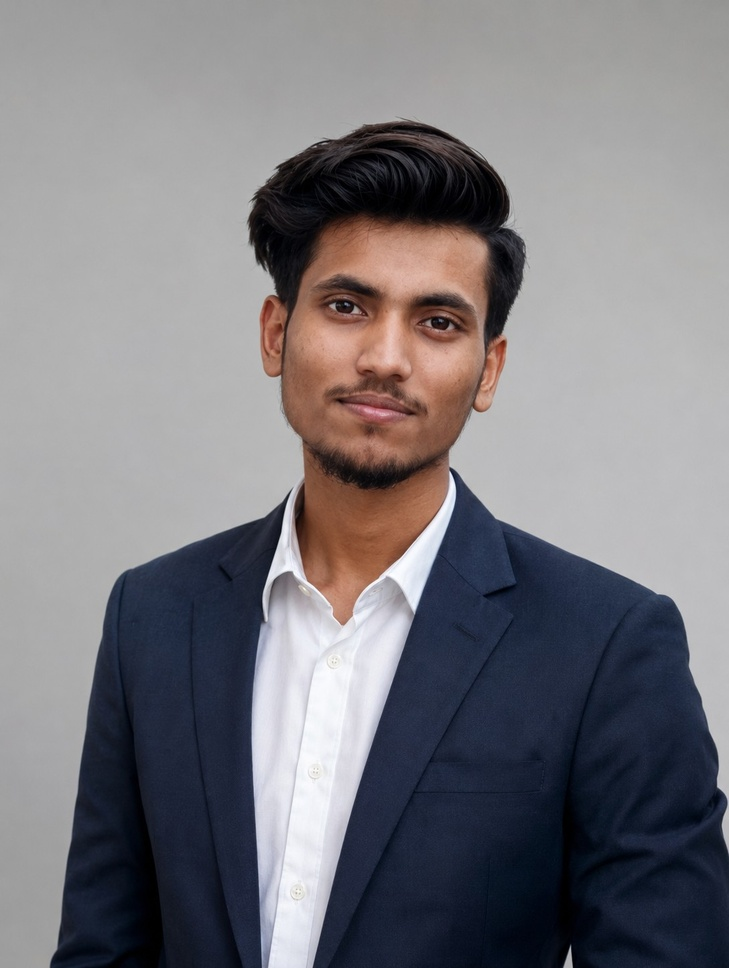
#> input picture 12_DFT/input.jpg, 729 x 968 px, shrunk from 1088 x 1445 before the run
$ python program.py
#> lines starting #> are read from the running program, lines starting #| are printed output that depends on the picture
import cv2
import numpy as np

img = cv2.imread("input.jpg")
#> img is the input picture: shape (968, 729, 3); mean B, G, R 125.5, 120.8, 122.7

gray = cv2.cvtColor(img, cv2.COLOR_BGR2GRAY)
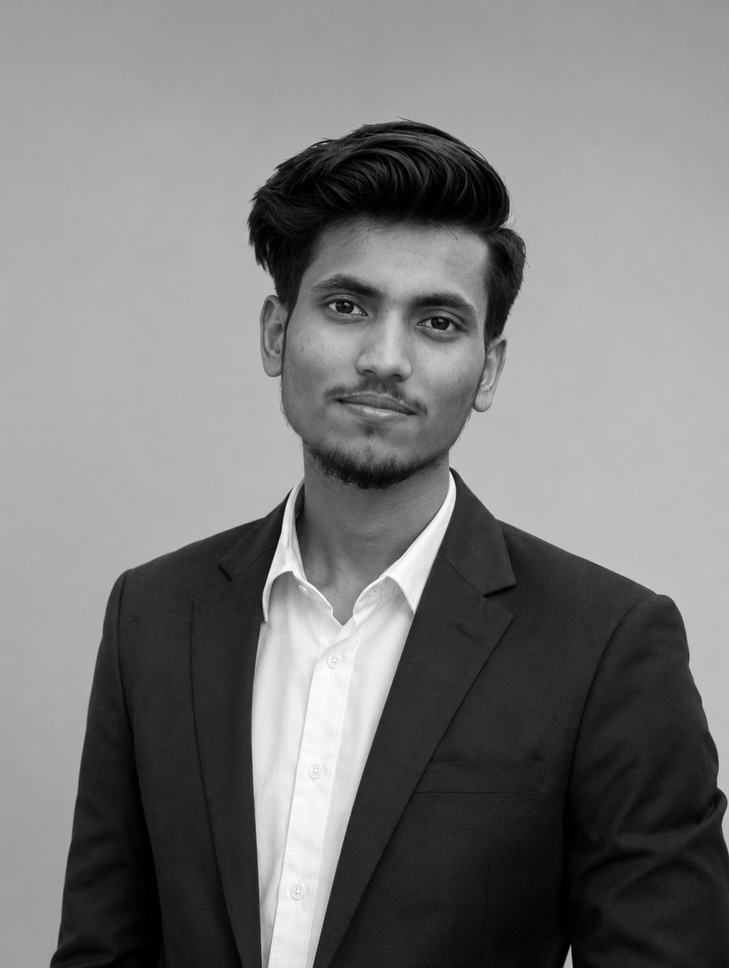
#> gray: shape (968, 729); min 0, max 255, mean 121.9

gray = np.float32(gray)

dft = cv2.dft(
    gray,
    flags=cv2.DFT_COMPLEX_OUTPUT
)

shifted = np.fft.fftshift(dft)

print("Original shape:", img.shape)
#| Original shape: (968, 729, 3)
print("Gray image shape:", gray.shape)
#| Gray image shape: (968, 729)
print("DFT shape:", dft.shape)
#| DFT shape: (968, 729, 2)
print("Shifted DFT shape:", shifted.shape)
#| Shifted DFT shape: (968, 729, 2)

magnitude = cv2.magnitude(
    shifted[:, :, 0],
    shifted[:, :, 1]
)

magnitude = 20 * np.log(magnitude + 1)
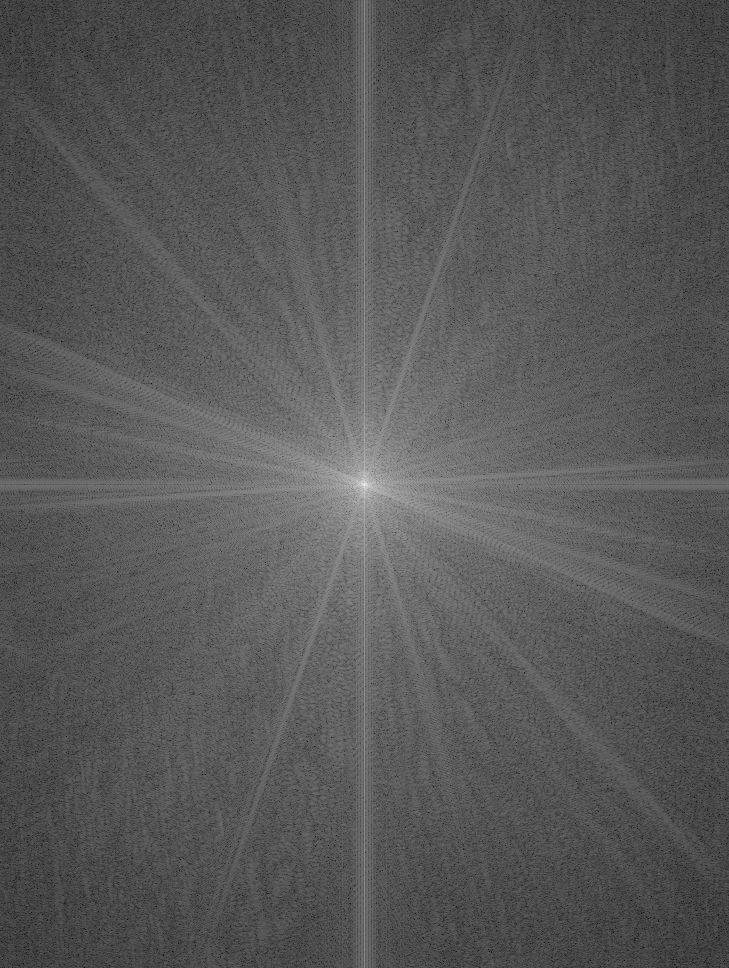
#> magnitude: shape (968, 729) float32; min 38.23, max 365.4, mean 151.9; drawn with min black and max white

magnitude = cv2.normalize(
    magnitude,
    None,
    0,
    255,
    cv2.NORM_MINMAX
)

magnitude = np.uint8(magnitude)

cv2.imwrite("output.png", magnitude)
